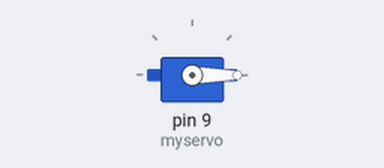
Bench run of a sketch on a simulated Arduino Uno, built with avr-gcc and run on an emulated ATmega328P. Shown: servo.

Above: at 0.05 s.
At 3.05 s:
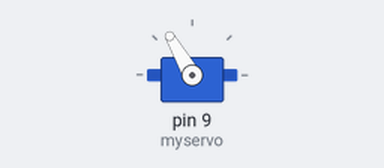
At 6.05 s:
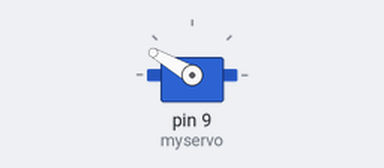
At 12.0 s:
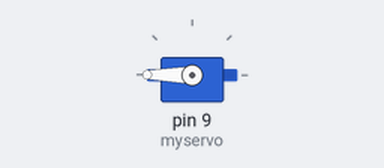
Timing chart, 0 to 15.6 s (numbered marks = the images above):
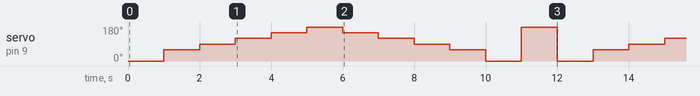

Measured:
- by itself, servo on pin 9 (myservo): repeats every 12.0 s: 90° 1.0 s, 120° 1.0 s, 150° 1.0 s, 180° 1.0 s, 150° 1.0 s, 120° 1.0 s, 90° 1.0 s, 60° 1.0 s, 0° 1.0 s, 180° 1.0 s, 0° 1.0 s, 60° 1.0 s

The sketch:

Servo.ino
```cpp
/*
  Servo

  Moves a Servo motor using the Servo library. Then it moves slightly
  the motor to different angles, and finally moves from 0 to 180 degrees.
*/

#include <Servo.h>

Servo myservo;

void setup(){
  myservo.attach(9); // Indicates pin for the Servo input
  myservo.write(0); // Initializes Servo position to 0 degrees
}

void loop(){
  myservo.write(0);
  delay(1000);
  myservo.write(60);
  delay(1000);
  myservo.write(90);
  delay(1000);
  myservo.write(120);
  delay(1000);
  myservo.write(150);
  delay(1000);
  myservo.write(180);
  delay(1000);
  myservo.write(150);
  delay(1000);
  myservo.write(120);
  delay(1000);
  myservo.write(90);
  delay(1000);
  myservo.write(60);
  delay(1000);

  myservo.write(0);
  delay(1000);
  myservo.write(180);
  delay(1000);
}
```
